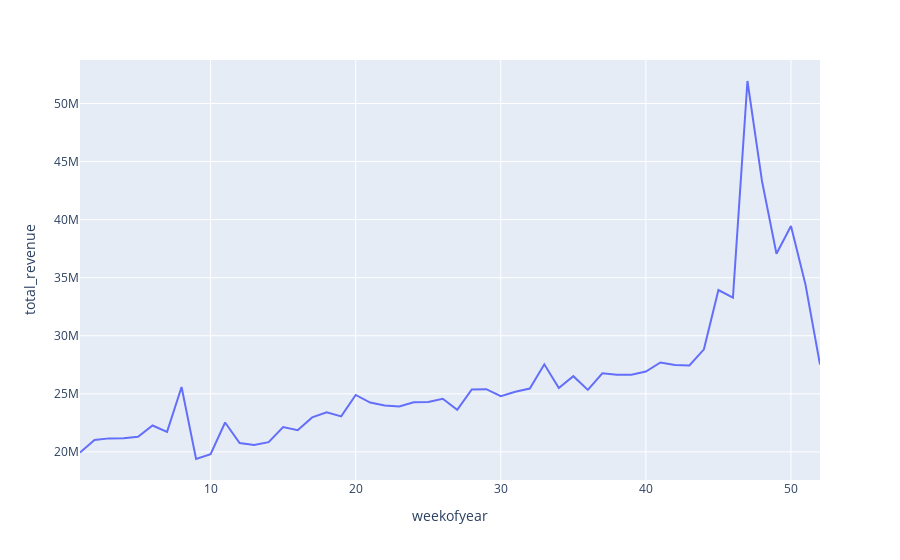

The notebook cell saved with this chart:
### Code cell
total_sdf = transactions_sdf.withColumn(
    'weekofyear', F.weekofyear(
        F.to_date(
            F.col('order_datetime'), "yyyy-mm-dd"
        )
    )
).groupBy(
    'weekofyear'
).agg(
    F.sum(
        'dollar_value'
    ).alias(
        'total_revenue'
    )
).sort('weekofyear')

total_df = total_sdf.toPandas()
px.line(total_sdf.toPandas(), x = 'weekofyear', y = 'total_revenue')

### Figure 1 — Plotly figure (JSON) as saved in the notebook; plotly's stock layout.template omitted (floating-point values rounded to 4 significant figures)
{"data": [{"hovertemplate": "weekofyear=%{x}<br>total_revenue=%{y}<extra></extra>", "legendgroup": "", "line": {"color": "#636efa", "dash": "solid"}, "marker": {"symbol": "circle"}, "mode": "lines", "name": "", "orientation": "v", "showlegend": false, "type": "scatter", "x": [1, 2, 3, 4, 5, 6, 7, 8, 9, 10, 11, 12, 13, 14, 15, 16, 17, 18, 19, 20, 21, 22, 23, 24, 25, 26, 27, 28, 29, 30, 31, 32, 33, 34, 35, 36, 37, 38, 39, 40, 41, 42, 43, 44, 45, 46, 47, 48, 49, 50, 51, 52], "xaxis": "x", "y": [19950000.0, 21020000.0, 21170000.0, 21180000.0, 21300000.0, 22280000.0, 21730000.0, 25590000.0, 19390000.0, 19800000.0, 22540000.0, 20770000.0, 20610000.0, 20840000.0, 22140000.0, 21870000.0, 22970000.0, 23410000.0, 23060000.0, 24900000.0, 24250000.0, 24000000.0, 23920000.0, 24280000.0, 24290000.0, 24580000.0, 23630000.0, 25380000.0, 25400000.0, 24790000.0, 25180000.0, 25450000.0, 27540000.0, 25510000.0, 26520000.0, 25340000.0, 26760000.0, 26640000.0, 26650000.0, 26920000.0, 27700000.0, 27480000.0, 27450000.0, 28830000.0, 33940000.0, 33290000.0, 51930000.0, 43330000.0, 37060000.0, 39450000.0, 34410000.0, 27520000.0], "yaxis": "y"}], "layout": {"legend": {"tracegroupgap": 0}, "margin": {"t": 60}, "xaxis": {"anchor": "y", "domain": [0, 1], "title": {"text": "weekofyear"}}, "yaxis": {"anchor": "x", "domain": [0, 1], "title": {"text": "total_revenue"}}}}
